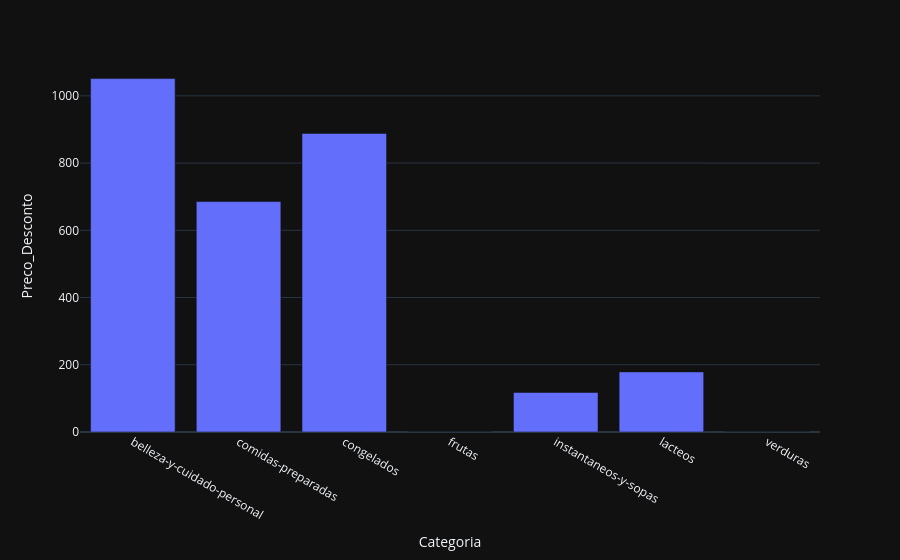

The code cell stored with this chart in its notebook:
### Markdown cell above
# 4 - Plote um gráfico de barras onde temos a média de descontos por categoria.

### Code cell
# Seu código aqui
media_categoria_desconto = df.groupby('Categoria')['Preco_Desconto'].mean().reset_index()
print(media_categoria)
fig = px.bar(media_categoria_desconto, x='Categoria', y='Preco_Desconto')
fig.show()

### Figure 1 — Plotly figure (JSON) as saved in the notebook; plotly's stock layout.template omitted (floating-point values rounded to 4 significant figures)
{"data": [{"hovertemplate": "Categoria=%{x}<br>Preco_Desconto=%{y}<extra></extra>", "legendgroup": "", "marker": {"color": "#636efa", "pattern": {"shape": ""}}, "name": "", "orientation": "v", "showlegend": false, "textposition": "auto", "x": ["belleza-y-cuidado-personal", "comidas-preparadas", "congelados", "frutas", "instantaneos-y-sopas", "lacteos", "verduras"], "xaxis": "x", "y": [1051.0, 685.4, 888.2, 0.0, 117.6, 178.8, 0.0], "yaxis": "y", "type": "bar"}], "layout": {"xaxis": {"anchor": "y", "domain": [0.0, 1.0], "title": {"text": "Categoria"}}, "yaxis": {"anchor": "x", "domain": [0.0, 1.0], "title": {"text": "Preco_Desconto"}}, "legend": {"tracegroupgap": 0}, "margin": {"t": 60}, "barmode": "relative"}}
